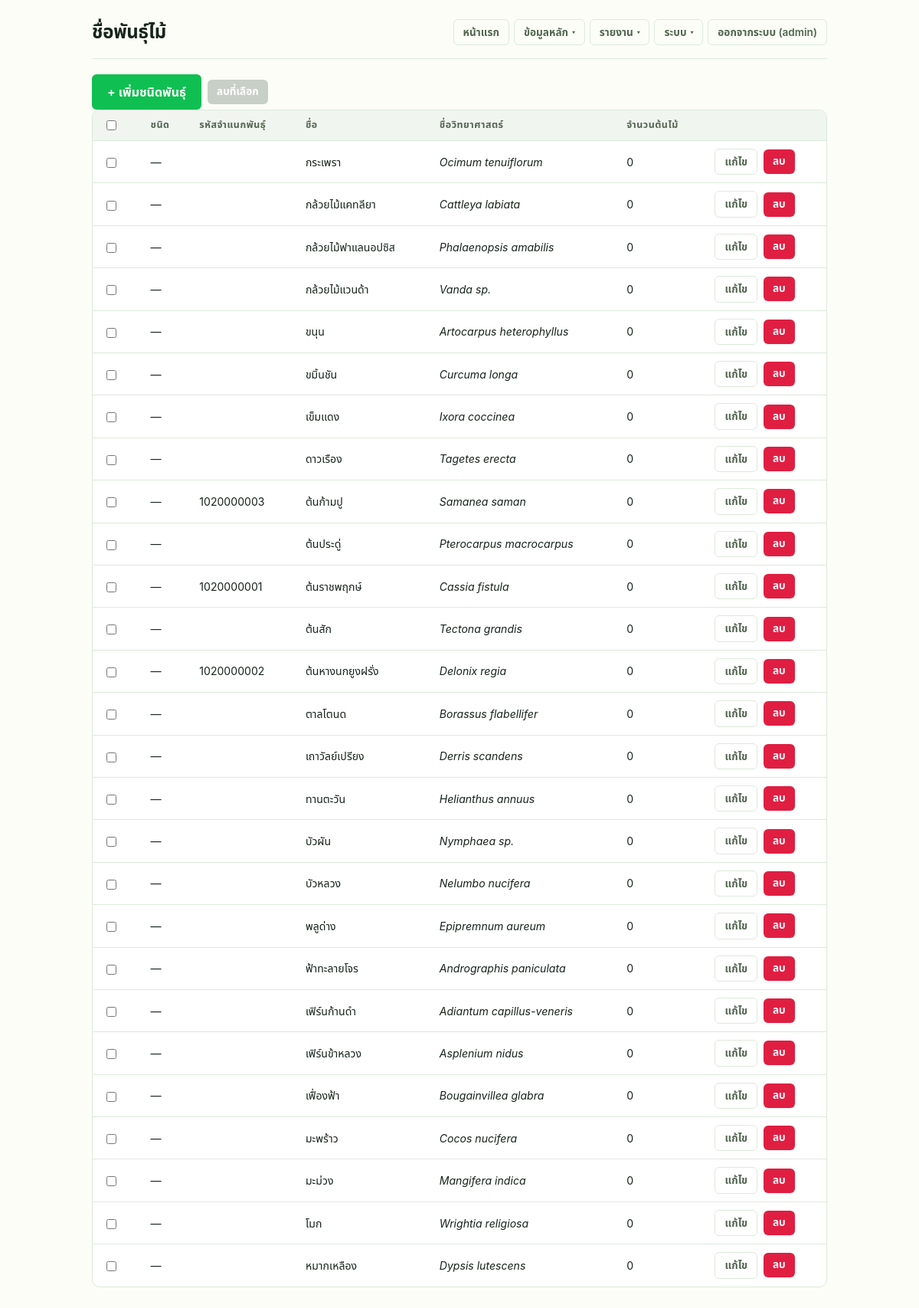
/admin/species.php (signed in), run on the app's committed database.
### tables this page shows
CREATE TABLE species (
    id                 BIGINT UNSIGNED AUTO_INCREMENT PRIMARY KEY,
    category_code      CHAR(3) NOT NULL,
    subtype_id         BIGINT UNSIGNED NULL,  
    species_code       CHAR(3) NOT NULL,
    classification_id  CHAR(10) NULL UNIQUE,
    name               VARCHAR(150) NOT NULL,  
    name_en            VARCHAR(150) NULL,
    name_zh            VARCHAR(150) NULL,
    name_common        VARCHAR(150) NULL,  
    name_scientific    VARCHAR(150) NULL,  
    description        TEXT NULL,
    description_en     TEXT NULL,
    description_zh     TEXT NULL,
    care_instructions    TEXT NULL,  
    care_instructions_en TEXT NULL,
    care_instructions_zh TEXT NULL,
    characteristics     TEXT NULL,
    characteristics_en  TEXT NULL,
    characteristics_zh  TEXT NULL,
    properties          TEXT NULL,
    properties_en       TEXT NULL,
    properties_zh       TEXT NULL,
    benefits            TEXT NULL,
    benefits_en         TEXT NULL,
    benefits_zh         TEXT NULL,
    cautions            TEXT NULL,
    cautions_en         TEXT NULL,
    cautions_zh         TEXT NULL,
    part_uses           TEXT NULL,
    part_uses_en        TEXT NULL,
    part_uses_zh        TEXT NULL,
    created_at         DATETIME NOT NULL DEFAULT CURRENT_TIMESTAMP,
    updated_at         DATETIME NOT NULL DEFAULT CURRENT_TIMESTAMP ON UPDATE CURRENT_TIMESTAMP,
    CONSTRAINT fk_species_category FOREIGN KEY (category_code) REFERENCES categories(code),
    CONSTRAINT fk_species_subtype  FOREIGN KEY (subtype_id)    REFERENCES subtypes(id),
    UNIQUE KEY uq_species_category_species (category_code, species_code)
);

### includes/functions.php (called while the page is built, shortened)
<?php
function e(string $value): string
{
    return htmlspecialchars($value, ENT_QUOTES, 'UTF-8');
}

### admin/species.php (the view, shortened to what this page needs)
<?php
$pdo = db();
$speciesList = $pdo->query(
    'SELECT sp.*, st.name_th AS subtype_name, (SELECT COUNT(*) FROM trees t WHERE t.species_id = sp.id) AS tree_count,
            (SELECT GROUP_CONCAT(st2.name_th SEPARATOR ", ")
             FROM species_subtypes ss JOIN subtypes st2 ON st2.id = ss.subtype_id
             WHERE ss.species_id = sp.id) AS extra_subtype_names
     FROM species sp LEFT JOIN subtypes st ON st.id = sp.subtype_id ORDER BY sp.name ASC'
)->fetchAll();
?>
<!doctype html>
<html lang="th">
<head>
<link rel="stylesheet" href="../public/assets/css/style.css">
</head>
<body>
<div class="admin-wrap">
  <div class="topbar">
    <h1>ชื่อพันธุ์ไม้</h1>
    <?php require __DIR__ . '/_nav.php'; ?>
  </div>
  <div class="btn-row">
    <a class="btn" href="species_form.php">+ เพิ่มชนิดพันธุ์</a>
    <form id="bulkDeleteSpecies" class="inline" method="post" action="species_bulk_delete.php" data-confirm="ลบชนิดพันธุ์ที่เลือกทั้งหมดใช่หรือไม่? (รายการที่ยังมีต้นไม้ผูกอยู่จะถูกข้าม)">
      <button class="btn btn-sm btn-danger" type="submit" data-bulk-submit="species" disabled>ลบที่เลือก</button>
    </form>
  </div>
  <div class="table-scroll">
    <table>
      <thead>
        <tr><th><input type="checkbox" data-select-all="species" title="เลือกทั้งหมด"></th><th>ชนิด</th><th>รหัสจำแนกพันธุ์</th><th>ชื่อ</th><th>ชื่อวิทยาศาสตร์</th><th>จำนวนต้นไม้</th><th></th></tr>
      </thead>
      <tbody>
        <?php foreach ($speciesList as $sp): ?>
        <tr>
          <td><input type="checkbox" class="row-check" data-group="species" name="ids[]" value="<?= (int) $sp['id'] ?>" form="bulkDeleteSpecies"></td>
          <td>
            <?= e($sp['subtype_name'] ?? '—') ?>
          </td>
          <td><?= e($sp['classification_id'] ?? '') ?></td>
          <td><?= e($sp['name']) ?></td>
          <td><em><?= e($sp['name_scientific'] ?? '') ?></em></td>
          <td><?= (int) $sp['tree_count'] ?></td>
          <td>
            <div class="btn-row">
              <a class="btn-outline btn-sm" href="species_form.php?id=<?= (int) $sp['id'] ?>">แก้ไข</a>
              <?php if ((int) $sp['tree_count'] === 0): ?>
              <form class="inline" method="post" action="species_delete.php" data-confirm="ลบชนิดพันธุ์นี้ใช่หรือไม่?">
                <button class="btn btn-sm btn-danger" type="submit">ลบ</button>
              </form>
              <?php endif; ?>
            </div>
          </td>
        </tr>
        <?php endforeach; ?>
      </tbody>
    </table>
  </div>
</div>
</body>
</html>

### public/assets/css/style.css (style rules this page uses)
:root { --green-50: #e6fbea; --green-100: #c3f5cd; --green-400: #2fe273; --green-500: #0fbf51; --green-600: #0a9c43; --green-700: #077a35; --amber-100: #fff2cf; --amber-600: #a66a00; --red-100: #ffe3e6; --red-600: #e01e42; --red-700: #c11536; --blue-100: #dcf0ff; --blue-600: #0d84e8; --gray-100: #f0f5f0; --bg: #fbfdf6; --card: #ffffff; --text: #16241a; --muted: #52664f; --faint: #839280; --border: #ddeadb; --radius-sm: 6px; --radius-md: 10px; --radius-lg: 16px; --shadow-sm: 0 1px 2px rgba(20, 30, 20, 0.06); --shadow-md: 0 4px 16px rgba(20, 30, 20, 0.08); --shadow-lg: 0 12px 32px rgba(20, 30, 20, 0.12); --font: -apple-system, BlinkMacSystemFont, "Segoe UI", Roboto, "Noto Sans Thai", Arial, sans-serif; --ease: cubic-bezier(0.4, 0, 0.2, 1); }
* { box-sizing: border-box; }
html { -webkit-text-size-adjust: 100%; }
body { margin: 0; font-family: var(--font); background: var(--bg); color: var(--text); line-height: 1.5; -webkit-font-smoothing: antialiased; }
a { color: inherit; }
.btn { display: inline-flex; align-items: center; justify-content: center; gap: 6px; padding: 11px 20px; border-radius: var(--radius-sm); border: none; background: var(--green-500); color: #fff; font-family: inherit; font-size: 1rem; font-weight: 600; cursor: pointer; text-decoration: none; transition: background 0.15s var(--ease), transform 0.08s var(--ease), box-shadow 0.15s var(--ease); box-shadow: var(--shadow-sm); }
.btn:disabled { background: #c8cfc7; cursor: not-allowed; box-shadow: none; }
.btn-outline { display: inline-flex; align-items: center; justify-content: center; gap: 6px; padding: 11px 20px; border-radius: var(--radius-sm); border: 1.5px solid var(--border); background: transparent; color: var(--muted); font-family: inherit; font-size: 1rem; font-weight: 600; cursor: pointer; text-decoration: none; transition: background 0.15s var(--ease), color 0.15s var(--ease), border-color 0.15s var(--ease); }
.btn-sm { padding: 6px 12px; font-size: 0.85rem; border-radius: var(--radius-sm); }
.btn-danger { background: var(--red-600); }
.btn-row { display: flex; gap: 8px; align-items: center; flex-wrap: wrap; }
.admin-wrap { max-width: 1000px; margin: 24px auto 60px; padding: 0 20px; font-family: var(--font); }
.admin-wrap h1 { font-size: 1.5rem; font-weight: 800; letter-spacing: -0.01em; margin: 0; }
.admin-wrap .topbar { display: flex; justify-content: space-between; align-items: center; flex-wrap: wrap; gap: 12px; margin-bottom: 20px; padding-bottom: 16px; border-bottom: 1px solid var(--border); }
.admin-wrap input[type=checkbox] { width: auto; margin-right: 6px; vertical-align: middle; }
.table-scroll { overflow-x: auto; -webkit-overflow-scrolling: touch; border: 1px solid var(--border); border-radius: var(--radius-md); background: var(--card); }
.table-scroll table { min-width: 560px; }
.admin-wrap table { width: 100%; border-collapse: collapse; }
.admin-wrap th, .admin-wrap td { text-align: left; padding: 10px 14px; font-size: 0.88rem; }
.admin-wrap thead th { position: sticky; top: 0; background: var(--gray-100); color: var(--muted); font-weight: 700; font-size: 0.78rem; text-transform: uppercase; letter-spacing: 0.04em; border-bottom: 1px solid var(--border); }
.admin-wrap tbody tr { border-bottom: 1px solid var(--border); transition: background 0.1s var(--ease); }
.admin-wrap tbody tr:last-child { border-bottom: none; }
.admin-wrap form.inline { display: inline; }
.admin-wrap td { color: var(--text); }

### data on the page
species: subtype_name "—", name "กระเพรา", name_scientific "Ocimum tenuiflorum", tree_count "0"
species: subtype_name "—", name "กล้วยไม้แคทลียา", name_scientific "Cattleya labiata", tree_count "0"
species: subtype_name "—", name "กล้วยไม้ฟาแลนอปซิส", name_scientific "Phalaenopsis amabilis", tree_count "0"
species: subtype_name "—", name "กล้วยไม้แวนด้า", name_scientific "Vanda sp.", tree_count "0"
species: subtype_name "—", name "ขนุน", name_scientific "Artocarpus heterophyllus", tree_count "0"
species: subtype_name "—", name "ขมิ้นชัน", name_scientific "Curcuma longa", tree_count "0"
species: subtype_name "—", name "เข็มแดง", name_scientific "Ixora coccinea", tree_count "0"
species: subtype_name "—", name "ดาวเรือง", name_scientific "Tagetes erecta", tree_count "0"
species: subtype_name "—", classification "1020000003", name "ต้นก้ามปู", name_scientific "Samanea saman", tree_count "0"
species: subtype_name "—", name "ต้นประดู่", name_scientific "Pterocarpus macrocarpus", tree_count "0"
species: subtype_name "—", classification "1020000001", name "ต้นราชพฤกษ์", name_scientific "Cassia fistula", tree_count "0"
species: subtype_name "—", name "ต้นสัก", name_scientific "Tectona grandis", tree_count "0"
species: subtype_name "—", classification "1020000002", name "ต้นหางนกยูงฝรั่ง", name_scientific "Delonix regia", tree_count "0"
species: subtype_name "—", name "ตาลโตนด", name_scientific "Borassus flabellifer", tree_count "0"
species: subtype_name "—", name "เถาวัลย์เปรียง", name_scientific "Derris scandens", tree_count "0"
species: subtype_name "—", name "ทานตะวัน", name_scientific "Helianthus annuus", tree_count "0"
species: subtype_name "—", name "บัวผัน", name_scientific "Nymphaea sp.", tree_count "0"
species: subtype_name "—", name "บัวหลวง", name_scientific "Nelumbo nucifera", tree_count "0"
species: subtype_name "—", name "พลูด่าง", name_scientific "Epipremnum aureum", tree_count "0"
species: subtype_name "—", name "ฟ้าทะลายโจร", name_scientific "Andrographis paniculata", tree_count "0"
species: subtype_name "—", name "เฟิร์นก้านดำ", name_scientific "Adiantum capillus-veneris", tree_count "0"
species: subtype_name "—", name "เฟิร์นข้าหลวง", name_scientific "Asplenium nidus", tree_count "0"
species: subtype_name "—", name "เฟื่องฟ้า", name_scientific "Bougainvillea glabra", tree_count "0"
species: subtype_name "—", name "มะพร้าว", name_scientific "Cocos nucifera", tree_count "0"
species: subtype_name "—", name "มะม่วง", name_scientific "Mangifera indica", tree_count "0"
species: subtype_name "—", name "โมก", name_scientific "Wrightia religiosa", tree_count "0"
species: subtype_name "—", name "หมากเหลือง", name_scientific "Dypsis lutescens", tree_count "0"

### other printed values
$groupLabel "ข้อมูลหลัก"
$groupLabel "รายงาน"
$groupLabel "ระบบ"
$_SESSION['admin_username'] "admin"
